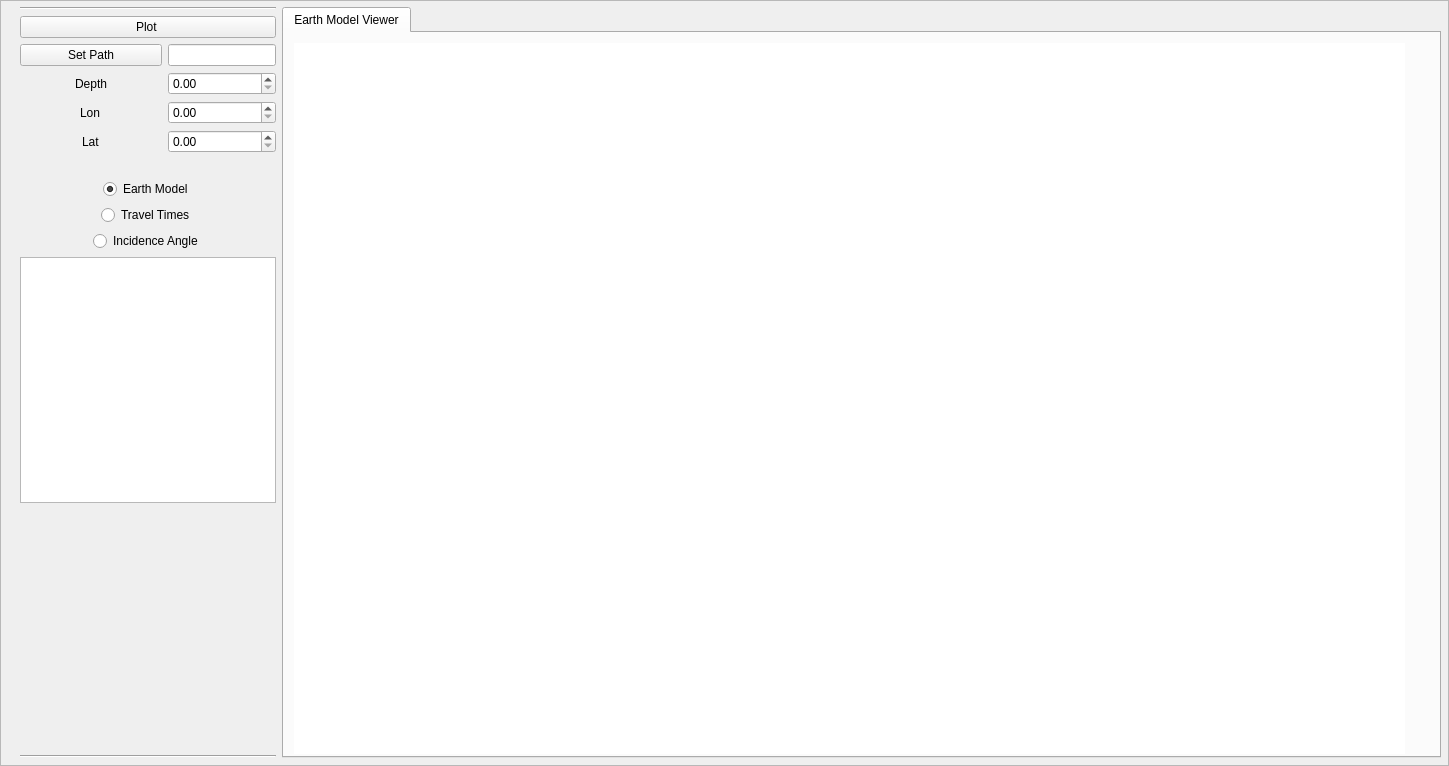
<?xml version="1.0" encoding="UTF-8"?>
<ui version="4.0">
 <class>PlotPolarization</class>
 <widget class="QFrame" name="PlotPolarization">
  <property name="geometry">
   <rect>
    <x>0</x>
    <y>0</y>
    <width>1449</width>
    <height>766</height>
   </rect>
  </property>
  <property name="windowTitle">
   <string>Frame</string>
  </property>
  <property name="frameShape">
   <enum>QFrame::StyledPanel</enum>
  </property>
  <property name="frameShadow">
   <enum>QFrame::Raised</enum>
  </property>
  <widget class="QWidget" name="layoutWidget">
   <property name="geometry">
    <rect>
     <x>20</x>
     <y>7</y>
     <width>1421</width>
     <height>751</height>
    </rect>
   </property>
   <layout class="QGridLayout" name="gridLayout">
    <item row="1" column="3">
     <widget class="QTabWidget" name="specialWidget">
      <property name="currentIndex">
       <number>0</number>
      </property>
      <widget class="QWidget" name="Earth_Model_Viewer">
       <attribute name="title">
        <string>Earth Model Viewer</string>
       </attribute>
       <widget class="QWidget" name="verticalLayoutWidget">
        <property name="geometry">
         <rect>
          <x>10</x>
          <y>10</y>
          <width>1111</width>
          <height>711</height>
         </rect>
        </property>
        <layout class="QVBoxLayout" name="verticalLayout" stretch="0">
         <item>
          <widget class="MatplotlibWidget" name="map_widget" native="true">
           <property name="styleSheet">
            <string notr="true">background-color: rgb(255, 255, 255);</string>
           </property>
          </widget>
         </item>
        </layout>
       </widget>
       <zorder>verticalLayoutWidget</zorder>
       <zorder>map_widget</zorder>
      </widget>
     </widget>
    </item>
    <item row="1" column="0">
     <layout class="QGridLayout" name="gridLayout_3">
      <item row="7" column="0" colspan="2" alignment="Qt::AlignHCenter">
       <widget class="QRadioButton" name="earth_modelCB">
        <property name="text">
         <string>Earth Model</string>
        </property>
        <property name="checked">
         <bool>true</bool>
        </property>
       </widget>
      </item>
      <item row="8" column="0" colspan="2" alignment="Qt::AlignHCenter">
       <widget class="QRadioButton" name="radioButton_2">
        <property name="text">
         <string>Travel Times</string>
        </property>
       </widget>
      </item>
      <item row="5" column="0" alignment="Qt::AlignHCenter">
       <widget class="QLabel" name="label_3">
        <property name="text">
         <string>Lat</string>
        </property>
       </widget>
      </item>
      <item row="1" column="0" colspan="2">
       <widget class="QPushButton" name="plotBtn">
        <property name="text">
         <string>Plot </string>
        </property>
       </widget>
      </item>
      <item row="12" column="0" colspan="2">
       <widget class="Line" name="line">
        <property name="orientation">
         <enum>Qt::Horizontal</enum>
        </property>
       </widget>
      </item>
      <item row="3" column="1">
       <widget class="QDoubleSpinBox" name="depthDB"/>
      </item>
      <item row="0" column="0" colspan="2">
       <widget class="Line" name="line_2">
        <property name="orientation">
         <enum>Qt::Horizontal</enum>
        </property>
       </widget>
      </item>
      <item row="9" column="0" colspan="2" alignment="Qt::AlignHCenter">
       <widget class="QRadioButton" name="radioButton_3">
        <property name="text">
         <string>Incidence Angle</string>
        </property>
       </widget>
      </item>
      <item row="11" column="0">
       <spacer name="verticalSpacer">
        <property name="orientation">
         <enum>Qt::Vertical</enum>
        </property>
        <property name="sizeHint" stdset="0">
         <size>
          <width>20</width>
          <height>40</height>
         </size>
        </property>
       </spacer>
      </item>
      <item row="10" column="0" colspan="2">
       <widget class="QPlainTextEdit" name="InfoTX"/>
      </item>
      <item row="4" column="0" alignment="Qt::AlignHCenter">
       <widget class="QLabel" name="label_2">
        <property name="text">
         <string>Lon</string>
        </property>
       </widget>
      </item>
      <item row="5" column="1">
       <widget class="QDoubleSpinBox" name="latDB"/>
      </item>
      <item row="4" column="1">
       <widget class="QDoubleSpinBox" name="lonDB"/>
      </item>
      <item row="6" column="0" alignment="Qt::AlignHCenter">
       <widget class="QLabel" name="label_4">
        <property name="text">
         <string/>
        </property>
       </widget>
      </item>
      <item row="3" column="0" alignment="Qt::AlignHCenter">
       <widget class="QLabel" name="label">
        <property name="text">
         <string>Depth</string>
        </property>
       </widget>
      </item>
      <item row="2" column="0">
       <widget class="QPushButton" name="selectDirBtn">
        <property name="text">
         <string>Set Path</string>
        </property>
       </widget>
      </item>
      <item row="2" column="1">
       <widget class="QLineEdit" name="pathLE">
        <property name="sizePolicy">
         <sizepolicy hsizetype="Maximum" vsizetype="Fixed">
          <horstretch>0</horstretch>
          <verstretch>0</verstretch>
         </sizepolicy>
        </property>
       </widget>
      </item>
     </layout>
    </item>
   </layout>
  </widget>
 </widget>
 <customwidgets>
  <customwidget>
   <class>MatplotlibWidget</class>
   <extends>QWidget</extends>
   <header>isp/db/map_class/clases_mpl_pyqt</header>
   <container>1</container>
  </customwidget>
 </customwidgets>
 <resources/>
 <connections/>
</ui>
